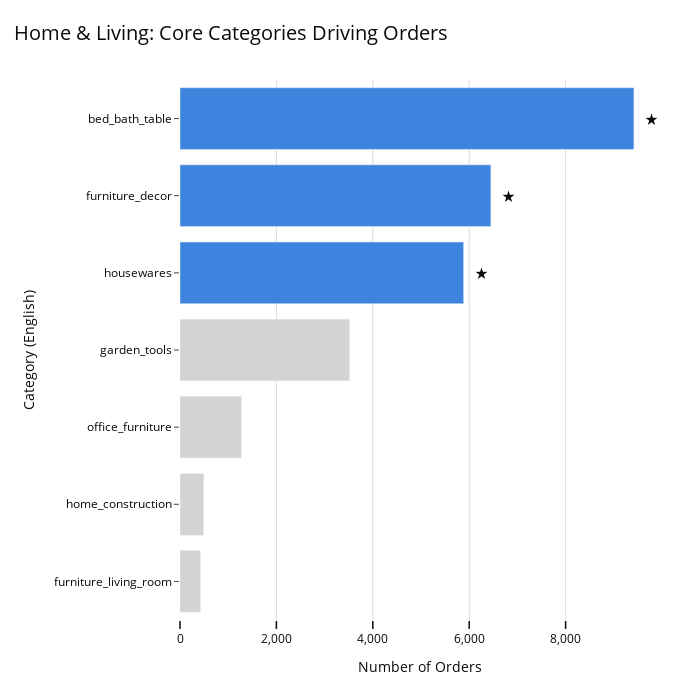

This figure's notebook cell:
### Code cell
# =====================
# Color Palette (동일)
# =====================
C_BLACK = "#0B0B0B"
C_BLUE  = "#3E84DF"
C_GRAY  = "#D3D3D3"
GRID    = "rgba(0,0,0,0.15)"  # 눈금 강조용

# =====================
# Highlight categories
# =====================
highlight_cats = [
    "housewares",
    "furniture_decor",
    "bed_bath_table"
]

# =====================
# Data prep (기존 로직 유지)
# =====================
plot_df = cat_perf.head(30).sort_values("order_cnt", ascending=True)

colors = [
    C_BLUE if c in highlight_cats else C_GRAY
    for c in plot_df["product_category_name_english"]
]

# =====================
# Figure
# =====================
fig = go.Figure()

fig.add_trace(
    go.Bar(
        y=plot_df["product_category_name_english"],
        x=plot_df["order_cnt"],
        orientation="h",
        marker_color=colors,
        hovertemplate=(
            "Category: %{y}<br>"
            "Orders: %{x:,.0f}<extra></extra>"
        ),
        showlegend=False
    )
)

# =====================
# 별(★) Annotation (강조 카테고리)
# =====================
max_x = plot_df["order_cnt"].max()

for _, row in plot_df.iterrows():
    if row["product_category_name_english"] in highlight_cats:
        fig.add_annotation(
            x=row["order_cnt"] + max_x * 0.02,
            y=row["product_category_name_english"],
            text="★",
            showarrow=False,
            font=dict(size=16, color=C_BLACK),
            xanchor="left",
            yanchor="middle"
        )

# =====================
# Layout (정사각형 / White BG / 눈금 강조)
# =====================
fig.update_layout(
    width=700,
    height=700,  # ✅ 정사각형
    title=dict(
        text="Home & Living: Core Categories Driving Orders",
        x=0.02,
        font=dict(size=20, color=C_BLACK)
    ),
    xaxis_title="Number of Orders",
    yaxis_title="Category (English)",
    plot_bgcolor="white",
    paper_bgcolor="white",
    font=dict(color=C_BLACK),
    margin=dict(l=180, r=40, t=80, b=80),
)

# =====================
# Axes (눈금 & 그리드 강조)
# =====================
fig.update_xaxes(
    showgrid=True,
    gridcolor=GRID,
    zeroline=False,
    ticks="outside",          # ✅ 눈금 표시
    ticklen=8,                # ✅ 눈금 길이
    tickwidth=1.5,
    tickcolor=C_BLACK,
    tickformat=",.0f"
)

fig.update_yaxes(
    showgrid=False,
    ticks="outside",
    tickfont=dict(size=12)
)

fig.show()

### Figure 1 — Plotly figure (JSON) as saved in the notebook; plotly's stock layout.template omitted (floating-point values rounded to 4 significant figures)
{"data": [{"hovertemplate": "Category: %{y}<br>Orders: %{x:,.0f}<extra></extra>", "marker": {"color": ["#D3D3D3", "#D3D3D3", "#D3D3D3", "#D3D3D3", "#3E84DF", "#3E84DF", "#3E84DF"]}, "orientation": "h", "showlegend": false, "type": "bar", "x": [422, 490, 1273, 3518, 5884, 6449, 9417], "y": ["furniture_living_room", "home_construction", "office_furniture", "garden_tools", "housewares", "furniture_decor", "bed_bath_table"]}], "layout": {"annotations": [{"font": {"color": "#0B0B0B", "size": 16}, "showarrow": false, "text": "★", "x": 6072.0, "xanchor": "left", "y": "housewares", "yanchor": "middle"}, {"font": {"color": "#0B0B0B", "size": 16}, "showarrow": false, "text": "★", "x": 6637.0, "xanchor": "left", "y": "furniture_decor", "yanchor": "middle"}, {"font": {"color": "#0B0B0B", "size": 16}, "showarrow": false, "text": "★", "x": 9605.0, "xanchor": "left", "y": "bed_bath_table", "yanchor": "middle"}], "font": {"color": "#0B0B0B"}, "height": 700, "margin": {"b": 80, "l": 180, "r": 40, "t": 80}, "paper_bgcolor": "white", "plot_bgcolor": "white", "title": {"font": {"color": "#0B0B0B", "size": 20}, "text": "Home & Living: Core Categories Driving Orders", "x": 0.02}, "width": 700, "xaxis": {"gridcolor": "rgba(0,0,0,0.15)", "showgrid": true, "tickcolor": "#0B0B0B", "tickformat": ",.0f", "ticklen": 8, "ticks": "outside", "tickwidth": 1.5, "title": {"text": "Number of Orders"}, "zeroline": false}, "yaxis": {"showgrid": false, "tickfont": {"size": 12}, "ticks": "outside", "title": {"text": "Category (English)"}}}}
